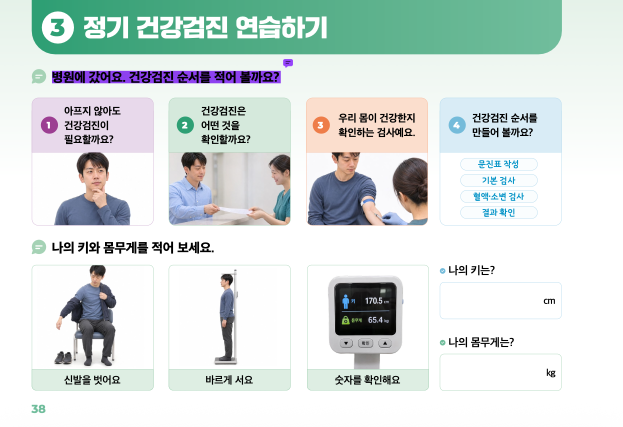
#> input picture data/건강검진게임_삽입이미지/원본/workbook-38.png, 1246 x 854 px (shown at 1/2 size)
$ python gen_m_check.py
#> lines starting #> are read from the running program, lines starting #| are printed output that depends on the picture
"""중3-3 「나만의 건강검진 순서」 — 게임 그림을 만든다.
사용: python tools/gen_m_check.py   → src/games/m-check/img/*.jpg

원본: data/건강검진게임_삽입이미지/
  개별이미지/01~22_*.png  검사 단계 사진(웹앱 「나만의 건강검진 순서」에 들어간 그림) → 이름 그대로 번호.jpg
  원본/workbook-38.png     교재 38쪽 → 처음 화면의 질문 사진 3장(q1~q3)
개별 사진은 폭 75~300px로 작아서 화면에서 흐리지 않게 3배로 키운다(원본이 오면 다시 실행).
"""
import sys
from pathlib import Path
from PIL import Image, ImageFilter

ROOT = Path(__file__).resolve().parent.parent
SRC = ROOT / 'data' / '건강검진게임_삽입이미지'
OUT = ROOT / 'src' / 'games' / 'm-check' / 'img'
Q = {'q1': (66, 306, 305, 449), 'q2': (340, 306, 579, 449), 'q3': (615, 306, 854, 449)}   # 38쪽 질문 카드 사진 칸


def save(im, name, k):
    im = im.convert('RGB')
    if k > 1:
        im = im.resize((im.width * k, im.height * k), Image.LANCZOS).filter(ImageFilter.UnsharpMask(2, 50, 2))
    im.save(OUT / f'{name}.jpg', 'JPEG', quality=88, optimize=True)
    print(name, im.size)


def main():
    sys.stdout.reconfigure(encoding='utf-8')
    OUT.mkdir(parents=True, exist_ok=True)
    for f in sorted((SRC / '개별이미지').glob('*.png')):
        save(Image.open(f), f.name[:2], 3)
    page = Image.open(SRC / '원본' / 'workbook-38.png')
#> page is the input picture: PIL image 1246x854 RGBA; mean R, G, B, A 213.2, 222.7, 220, 255
    for name, box in Q.items():
        save(page.crop(box), name, 2)
#> this loop made 3 passes
#> pass 1, in save, `im = im.convert('RGB')`:
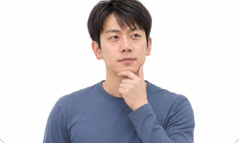
#> im: PIL image 239x143 RGB; mean R, G, B 207.7, 205.1, 209.4
#> pass 2, in save (call 2), `im = im.convert('RGB')`:
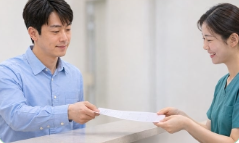
#> im: PIL image 239x143 RGB; mean R, G, B 185.9, 183.7, 188.4
#> pass 2, in save (call 2), `im = im.resize((im.width * k, im.height * k), Image.LANCZOS).filter(Im..`:
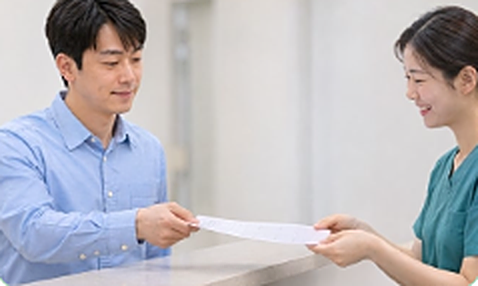
#> im: PIL image 478x286 RGB; mean R, G, B 185.8, 183.6, 188.4


if __name__ == '__main__':
    main()
